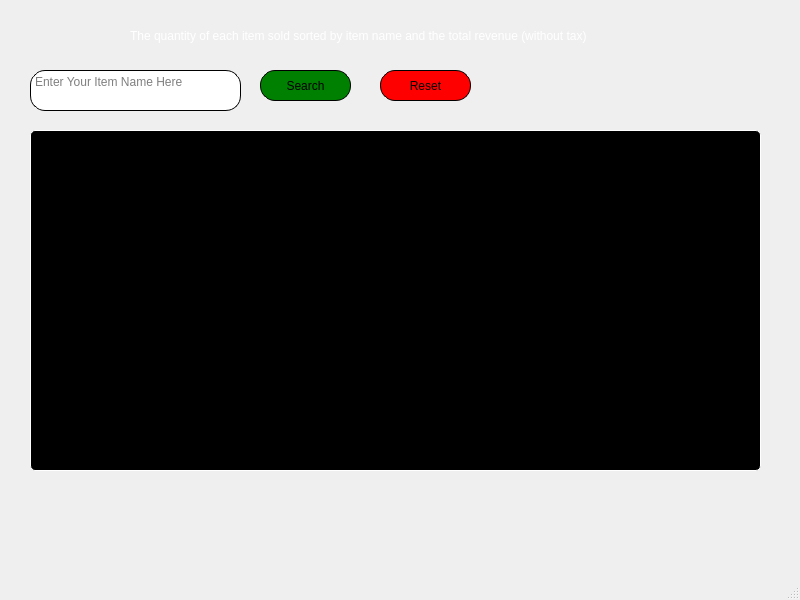
<?xml version="1.0" encoding="UTF-8"?>
<ui version="4.0">
 <class>itemsalesreportform</class>
 <widget class="QMainWindow" name="itemsalesreportform">
  <property name="geometry">
   <rect>
    <x>0</x>
    <y>0</y>
    <width>800</width>
    <height>600</height>
   </rect>
  </property>
  <property name="windowTitle">
   <string>Item Sales Report</string>
  </property>
  <widget class="QWidget" name="centralwidget">
   <widget class="QLabel" name="label">
    <property name="geometry">
     <rect>
      <x>130</x>
      <y>0</y>
      <width>541</width>
      <height>71</height>
     </rect>
    </property>
    <property name="styleSheet">
     <string notr="true">QLabel
{
text-size:15px;
color: white;
}</string>
    </property>
    <property name="text">
     <string>The quantity of each item sold sorted by item name and the total revenue (without tax)</string>
    </property>
   </widget>
   <widget class="QTableView" name="tableView">
    <property name="geometry">
     <rect>
      <x>20</x>
      <y>120</y>
      <width>751</width>
      <height>361</height>
     </rect>
    </property>
    <property name="styleSheet">
     <string notr="true">QTableView{
background-color: #000;
color: #fff;
font-size: 10px;
border: 1px solid white;
border-radius: 5px;
margin: 10px;
padding: 10px;
}</string>
    </property>
   </widget>
   <widget class="QPushButton" name="pushButton">
    <property name="geometry">
     <rect>
      <x>260</x>
      <y>70</y>
      <width>91</width>
      <height>31</height>
     </rect>
    </property>
    <property name="cursor">
     <cursorShape>PointingHandCursor</cursorShape>
    </property>
    <property name="styleSheet">
     <string notr="true">QPushButton{
text-align: center;
background-color: green;
border: 1px solid black;
border-radius: 15px;
}</string>
    </property>
    <property name="text">
     <string>Search</string>
    </property>
   </widget>
   <widget class="QTextEdit" name="textEdit">
    <property name="geometry">
     <rect>
      <x>30</x>
      <y>70</y>
      <width>211</width>
      <height>41</height>
     </rect>
    </property>
    <property name="styleSheet">
     <string notr="true">QTextEdit{
text-align: center;
background-color: white;
color: black;
border: 1px solid black;
border-radius: 15px;
}</string>
    </property>
    <property name="placeholderText">
     <string>Enter Your Item Name Here</string>
    </property>
   </widget>
   <widget class="QPushButton" name="pushButton_2">
    <property name="geometry">
     <rect>
      <x>380</x>
      <y>70</y>
      <width>91</width>
      <height>31</height>
     </rect>
    </property>
    <property name="cursor">
     <cursorShape>PointingHandCursor</cursorShape>
    </property>
    <property name="styleSheet">
     <string notr="true">QPushButton{
text-align: center;
background-color: red;
border: 1px solid black;
border-radius: 15px;
}</string>
    </property>
    <property name="text">
     <string>Reset</string>
    </property>
   </widget>
  </widget>
  <widget class="QMenuBar" name="menubar">
   <property name="geometry">
    <rect>
     <x>0</x>
     <y>0</y>
     <width>800</width>
     <height>22</height>
    </rect>
   </property>
  </widget>
  <widget class="QStatusBar" name="statusbar"/>
 </widget>
 <resources/>
 <connections/>
</ui>
